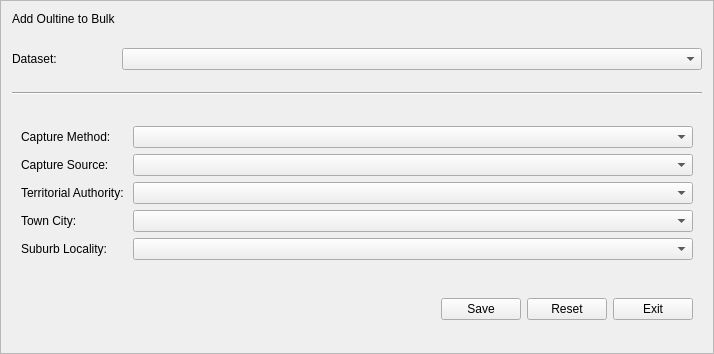
<?xml version="1.0" encoding="UTF-8"?>
<ui version="4.0">
 <class>f_bulk_new_outline</class>
 <widget class="QFrame" name="f_bulk_new_outline">
  <property name="geometry">
   <rect>
    <x>0</x>
    <y>0</y>
    <width>714</width>
    <height>354</height>
   </rect>
  </property>
  <property name="windowTitle">
   <string>Frame</string>
  </property>
  <property name="frameShape">
   <enum>QFrame::StyledPanel</enum>
  </property>
  <property name="frameShadow">
   <enum>QFrame::Raised</enum>
  </property>
  <layout class="QFormLayout" name="formLayout_2">
   <item row="6" column="0" colspan="2">
    <widget class="QWidget" name="widget_2" native="true">
     <layout class="QFormLayout" name="formLayout">
      <property name="fieldGrowthPolicy">
       <enum>QFormLayout::AllNonFixedFieldsGrow</enum>
      </property>
      <item row="1" column="0">
       <widget class="QLabel" name="l_capture_method">
        <property name="text">
         <string>Capture Method:</string>
        </property>
       </widget>
      </item>
      <item row="1" column="1">
       <widget class="QComboBox" name="cmb_capture_method"/>
      </item>
      <item row="2" column="0">
       <widget class="QLabel" name="l_capture_source">
        <property name="text">
         <string>Capture Source:</string>
        </property>
       </widget>
      </item>
      <item row="2" column="1">
       <widget class="QComboBox" name="cmb_capture_source"/>
      </item>
      <item row="3" column="0">
       <widget class="QLabel" name="lb_ta">
        <property name="text">
         <string>Territorial Authority: </string>
        </property>
       </widget>
      </item>
      <item row="3" column="1">
       <widget class="QComboBox" name="cmb_ta"/>
      </item>
      <item row="4" column="0">
       <widget class="QLabel" name="lb_town">
        <property name="text">
         <string>Town City:</string>
        </property>
       </widget>
      </item>
      <item row="4" column="1">
       <widget class="QComboBox" name="cmb_town"/>
      </item>
      <item row="5" column="0">
       <widget class="QLabel" name="lb_suburb">
        <property name="text">
         <string>Suburb Locality:</string>
        </property>
       </widget>
      </item>
      <item row="5" column="1">
       <widget class="QComboBox" name="cmb_suburb"/>
      </item>
      <item row="0" column="1">
       <spacer name="verticalSpacer_5">
        <property name="orientation">
         <enum>Qt::Vertical</enum>
        </property>
        <property name="sizeHint" stdset="0">
         <size>
          <width>20</width>
          <height>40</height>
         </size>
        </property>
       </spacer>
      </item>
     </layout>
    </widget>
   </item>
   <item row="7" column="1">
    <spacer name="verticalSpacer">
     <property name="orientation">
      <enum>Qt::Vertical</enum>
     </property>
     <property name="sizeHint" stdset="0">
      <size>
       <width>555</width>
       <height>38</height>
      </size>
     </property>
    </spacer>
   </item>
   <item row="8" column="1">
    <widget class="QWidget" name="widget" native="true">
     <layout class="QHBoxLayout" name="horizontalLayout">
      <item>
       <spacer name="horizontalSpacer">
        <property name="orientation">
         <enum>Qt::Horizontal</enum>
        </property>
        <property name="sizeHint" stdset="0">
         <size>
          <width>40</width>
          <height>20</height>
         </size>
        </property>
       </spacer>
      </item>
      <item>
       <widget class="QPushButton" name="btn_save">
        <property name="maximumSize">
         <size>
          <width>85</width>
          <height>27</height>
         </size>
        </property>
        <property name="text">
         <string>Save</string>
        </property>
       </widget>
      </item>
      <item>
       <widget class="QPushButton" name="btn_reset">
        <property name="maximumSize">
         <size>
          <width>85</width>
          <height>27</height>
         </size>
        </property>
        <property name="text">
         <string>Reset</string>
        </property>
       </widget>
      </item>
      <item>
       <widget class="QPushButton" name="btn_exit">
        <property name="maximumSize">
         <size>
          <width>85</width>
          <height>27</height>
         </size>
        </property>
        <property name="text">
         <string>Exit</string>
        </property>
       </widget>
      </item>
     </layout>
     <zorder>btn_reset</zorder>
     <zorder>btn_save</zorder>
     <zorder>btn_exit</zorder>
     <zorder>horizontalSpacer</zorder>
    </widget>
   </item>
   <item row="9" column="1">
    <spacer name="verticalSpacer_3">
     <property name="orientation">
      <enum>Qt::Vertical</enum>
     </property>
     <property name="sizeHint" stdset="0">
      <size>
       <width>555</width>
       <height>37</height>
      </size>
     </property>
    </spacer>
   </item>
   <item row="3" column="1">
    <widget class="QComboBox" name="cmb_supplied_dataset"/>
   </item>
   <item row="3" column="0">
    <widget class="QLabel" name="l_supplied_dataset">
     <property name="text">
      <string>Dataset:</string>
     </property>
    </widget>
   </item>
   <item row="5" column="0" colspan="2">
    <widget class="Line" name="line">
     <property name="font">
      <font>
       <pointsize>21</pointsize>
      </font>
     </property>
     <property name="orientation">
      <enum>Qt::Horizontal</enum>
     </property>
    </widget>
   </item>
   <item row="1" column="1">
    <spacer name="verticalSpacer_2">
     <property name="orientation">
      <enum>Qt::Vertical</enum>
     </property>
     <property name="sizeHint" stdset="0">
      <size>
       <width>20</width>
       <height>40</height>
      </size>
     </property>
    </spacer>
   </item>
   <item row="4" column="1">
    <spacer name="verticalSpacer_4">
     <property name="orientation">
      <enum>Qt::Vertical</enum>
     </property>
     <property name="sizeHint" stdset="0">
      <size>
       <width>20</width>
       <height>40</height>
      </size>
     </property>
    </spacer>
   </item>
   <item row="0" column="0">
    <widget class="QLabel" name="label">
     <property name="text">
      <string>Add Oultine to Bulk</string>
     </property>
    </widget>
   </item>
  </layout>
 </widget>
 <resources/>
 <connections/>
</ui>
